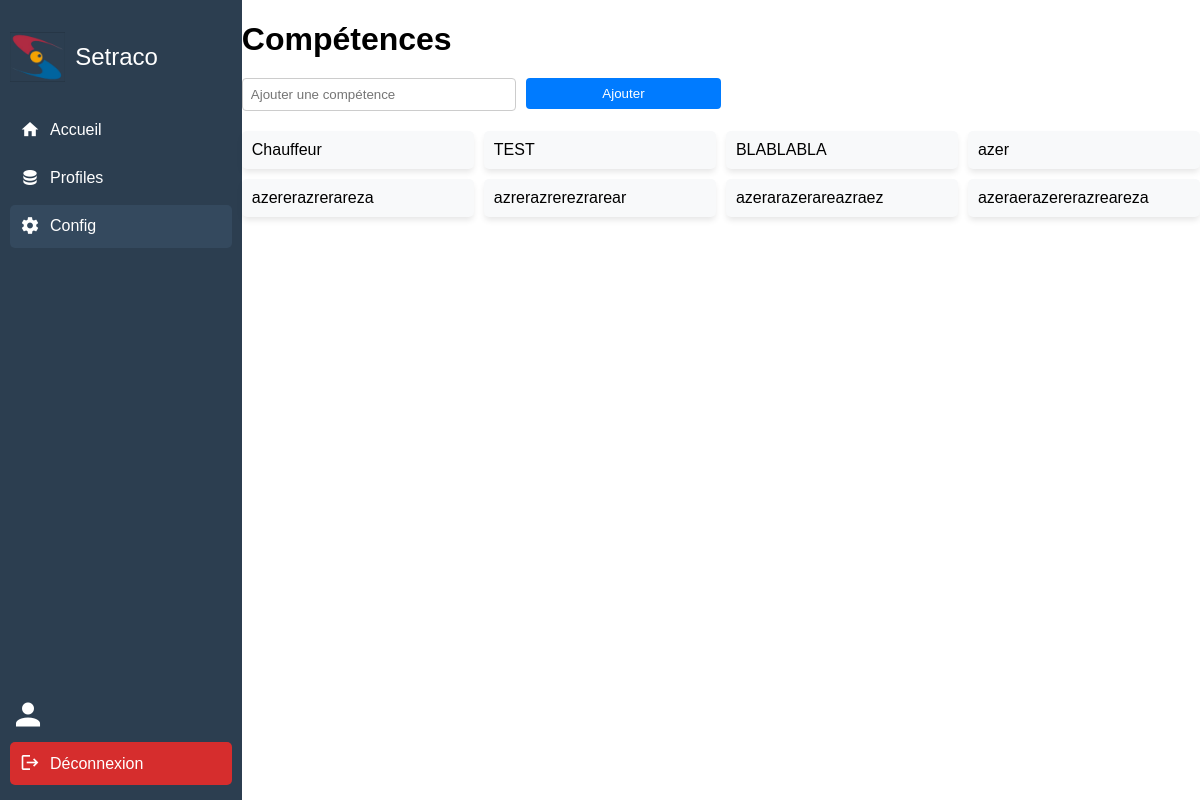
The app's page /config/ with its own data.
### skills/models.py (models this page shows, shortened)
class Skill(models.Model):
    name = models.CharField(max_length=100)

### profiles/views.py (the view)
# urls.py: path('config/', config, name='config'),
def config(request):
    if request.method == 'GET':
        skills = Skill.objects.all()
        return render(request, 'config.html', {'skills': skills})

### accounts/templatetags/auth_extras.py (called while the page is built)
@register.filter(name='has_groups')
def has_groups(user, group_names):
    if isinstance(group_names, str):
        group_names = group_names.split(',')
    return user.groups.filter(name__in=group_names).exists() or user.is_superuser

### profiles/templates/config.html (shortened to what this page needs)
{% extends 'baseV3.html' %}
{% load auth_extras %}
{% block content %}
<h1>Compétences</h1>
<form method="post" action="{% url 'add_skill' %}" class="add-skill-form">
    <input type="text" name="skill_name" placeholder="Ajouter une compétence" required>
    <button type="submit" class="btn btn-primary">Ajouter</button>
</form>
<div class="skills-grid">
    {% for skill in skills %}
    <div class="skill-card">
        <span>{{ skill.name }}</span>
    </div>
    {% endfor %}
</div>
{% endblock %}

### profiles/templates/baseV3.html (style rules this page uses)
body, html { margin: 0; padding: 0; font-family: Arial, sans-serif; height: 100%; }

### profiles/templates/config.html (style rules this page uses)
h1 { margin-bottom: 20px; }
.add-skill-form { width: 50%; display: flex; margin-bottom: 20px; display: flex; justify-content: space-between; }
.add-skill-form input[type="text"] { flex: 0.6; width: 100%; padding: 8px; margin-right: 10px; border: 1px solid #ccc; border-radius: 4px; }
.add-skill-form .btn-primary { flex: 0.4; padding: 8px 12px; background-color: #007bff; border: none; color: white; border-radius: 4px; cursor: pointer; }
.skills-grid { display: grid; grid-template-columns: repeat(4, 1fr); gap: 10px; }
.skill-card { background-color: #f8f9fa; padding: 10px; box-shadow: 0 4px 6px -1px rgba(0, 0, 0, 0.1); border-radius: 5px; display: flex; justify-content: space-between; align-items: center; }
.skill-card span { font-size: 16px; }
.btn { width: 100%; height: 100%; border: none; cursor: pointer; border-radius: 3px; }

### records on screen
Skill: name "Chauffeur"
Skill: name "TEST"
Skill: name "BLABLABLA"
Skill: name "azer"
Skill: name "azererazrerareza"
Skill: name "azrerazrerezrarear"
Skill: name "azerarazerareazraez"
Skill: name "azeraerazererazreareza"
